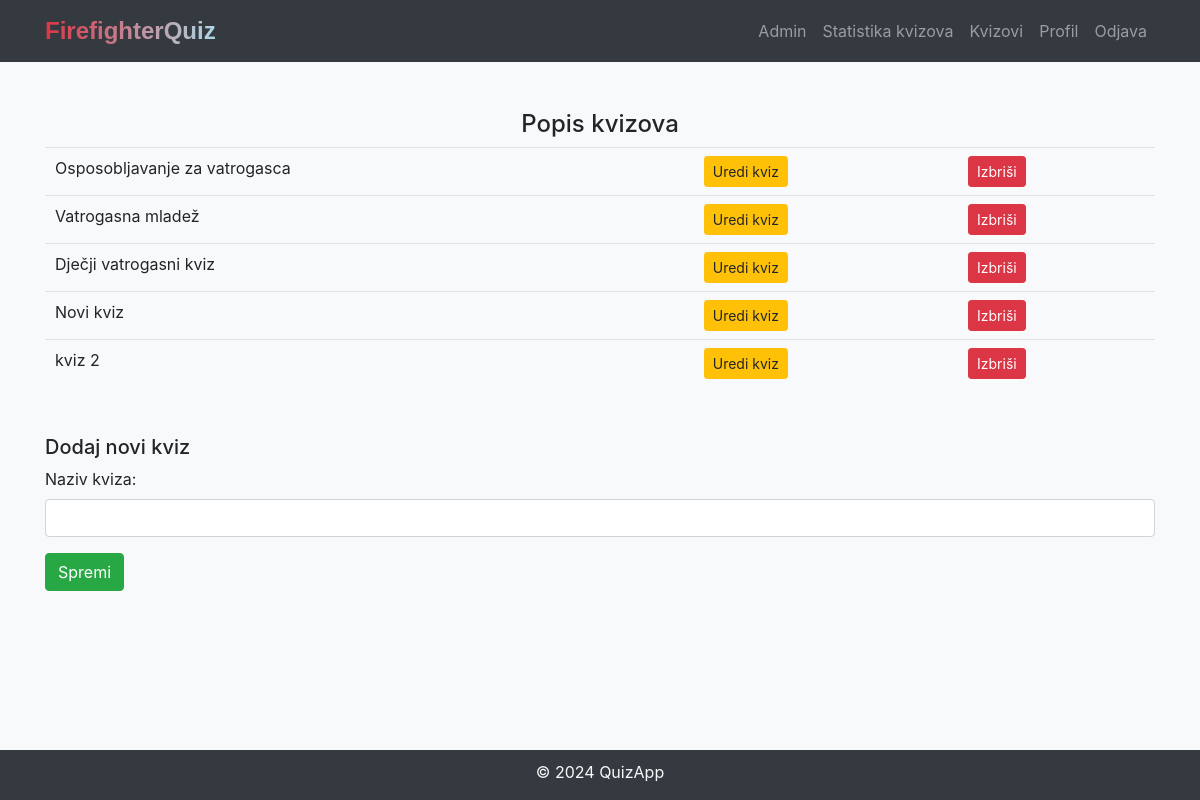
Page /select_quiz (signed in) on the earlier database version.
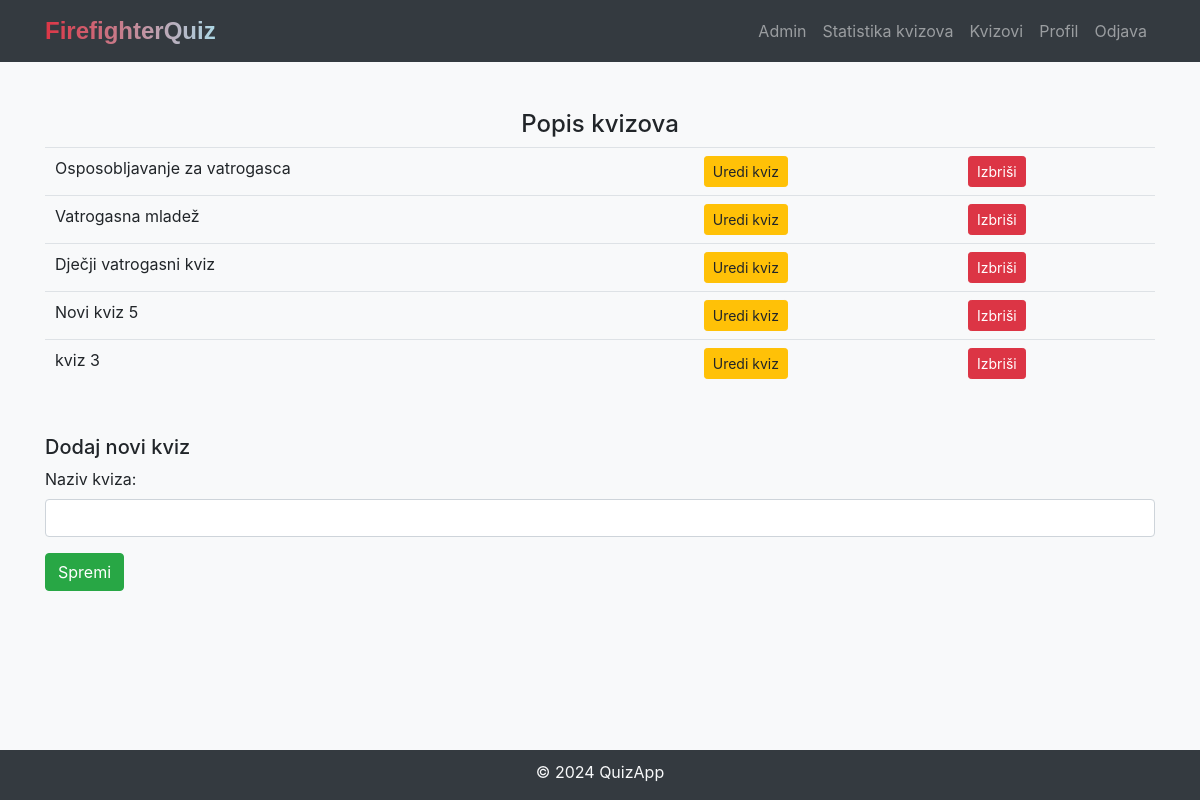
Same page on the later database version.
### models.py (models this page shows)
class Quiz(db.Model):
    id = db.Column(db.Integer, primary_key=True)
    quiz_name = db.Column(db.String(255), nullable=False)
    questions = db.relationship('Question', backref='quiz', lazy=True)
    quiz_scores = db.relationship('QuizScore', backref='quiz', lazy=True)

### views.py (the view)
@admin_app.route('/select_quiz', methods=['GET', 'POST'])
@login_required
def select_quiz():
    quizzes = Quiz.query.all()
    if current_user.is_admin:
        form = SelectQuizForm()
        form.quiz.choices = [(quiz_el.id, quiz_el.quiz_name) for quiz_el in quizzes]
        if form.validate_on_submit():
            selected_quiz_id = int(request.form.get('quiz'))
            return redirect(url_for('admin.list_questions', quiz_id=selected_quiz_id))
        return render_template('admin/selectQuiz.html', form=form, quizzes=quizzes)
    else:
        return redirect(url_for('views.welcome'))

### forms.py
class SelectQuizForm(FlaskForm):
    quiz = SelectField('Odaberi kviz', coerce=int, validators=[DataRequired()])
    submit = SubmitField('Dalje')

### models.py (called while the page is built)
@login_manager.user_loader
def load_user(user_id):
    return User.query.get(int(user_id))

### templates/admin/selectQuiz.html (shortened to what this page needs)
<!DOCTYPE html>
<html lang="en">
<head>
    <link rel="stylesheet" href="https://maxcdn.bootstrapcdn.com/bootstrap/4.5.2/css/bootstrap.min.css">
    <link rel="stylesheet" href="{{ url_for('static', filename='css/styles-quiz.css') }}">
    <link rel="stylesheet" href="{{ url_for('static', filename='css/styles.css') }}">
    <link rel="stylesheet" type="text/css" href="https://cdn.datatables.net/1.10.24/css/jquery.dataTables.css">
</head>
<body class="bg-light">
{% include 'navbar.html' %}
<div class="container mt-5">
    <h4 class="text-center">Popis kvizova</h4>
    <table class="table" id="quizzesTable">
        <tbody>
        {% for quiz in quizzes %}
            <tr>
                <td>{{ quiz.quiz_name }}</td>
                <td>
                    <a href="{{ url_for('admin.list_questions', quiz_id=quiz.id) }}" class="btn btn-warning btn-sm">Uredi kviz</a>
                </td>
                <td>
                    <a href="{{ url_for('admin.delete_quiz', quiz_id=quiz.id) }}" class="btn btn-danger btn-sm">Izbriši</a>
                </td>
            </tr>
        {% endfor %}
        </tbody>
    </table>
</div>
<div class="container mt-5">
    <h5>Dodaj novi kviz</h5>
    <form method="POST" action="{{ url_for('admin.add_quiz') }}">
        <div class="form-group">
            <label for="new_quiz" >Naziv kviza:</label>
            <input type="text" class="form-control" name="new_quiz" required>
        </div>
        <button type="submit" class="btn btn-success">Spremi</button>
    </form>
</div>
{% include 'footer.html' %}
</body>
</html>

Differences in the rows shown:
changed Quiz: quiz_name "Novi kviz" → "Novi kviz 5"
changed Quiz: quiz_name "kviz 2" → "kviz 3"
